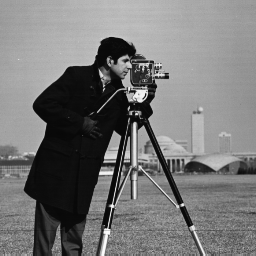
#> input picture images/cameraman.tif, 256 x 256 px
$ jupyter execute lab_03.ipynb
#> lines starting #> are read from the running program, lines starting #| are printed output that depends on the picture; after the words box and inside, x2 and y2 are one past the last pixel; in counts of white or black regions, pixels touching at a corner belong together
# Práctica 3. Operaciones sobre imágenes en escala de gris

<div class="alert alert-block alert-success">
<b>Resumen:</b> Esta práctica presenta un código que realiza operaciones básicas sobre una imagen en escala de grises utilizando Python y OpenCV. Incluye la lectura y visualización de una imagen de prueba, la creación de una copia, la manipulación de píxeles para dibujar líneas horizontales y verticales, la modificación de subregiones específicas de la imagen, y su segmentación en función de umbrales unilaterales y bilaterales.
</div>

[cell 1]
import cv2
import numpy as np
import math
from matplotlib import pyplot as plt

## 1. Imágenes en escala de grises

Lectura de la imagen

[cell 2]
im_gray = cv2.imread('./images/cameraman.tif', cv2.IMREAD_UNCHANGED)
#> im_gray is the input picture: shape (256, 256); min 7, max 253, mean 118.7

Atributos de la imagen

[cell 3]
print(f'Forma de la imagen: {im_gray.shape}')
#| Forma de la imagen: (256, 256)
print(f'Tipo de datos: {im_gray.dtype}')
#| Tipo de datos: uint8

Visualización de la imagen

[cell 4]
plt.imshow(im_gray, cmap='hot')
plt.title('Imagen Original')
plt.axis('off')
plt.show()

## 2. Operaciones
### 2.1 Copia de la imagen

[cell 5]
im_gray_2 = im_gray.copy()

### 2.2 Operador :
#### 2.2.1 Dibujo de una línea horizontal

Dado que la imagen es tipo UINT8 los valores de los píxeles varían entre [0, 255]

[cell 6]
im_gray_2[100, :] = 0

# Any line with 2 points

[x1,y1] = [50,50]
[x2,y2] = [55,100]


m = (y2-y1)/(x2-x1)
b = y1-m*x1

x_dim = im_gray_2.shape[0]
#> x_dim = 256
x_indexes = np.linspace(0, x_dim -1, num=x_dim, dtype=int)  # Alternative method
#> x_indexes = 256 values from 0 to 255


y_dim = im_gray_2.shape[1]
#> y_dim = 256
y_indexes = np.linspace(0, y_dim -1, num=y_dim, dtype=int)  # Alternative method
#> y_indexes = 256 values from 0 to 255

x_points = x_indexes[ x1:x2]
#> x_points = [50, 51, 52, 53, 54]
y_points =  [ int(x) for x in np.floor(x_points*m+b)]
#> y_points = [50, 60, 70, 80, 90]


idx = 0
for x in x_points:
   im_gray_2[x,y_points[idx]] = 255
   idx = idx + 1
#> im_gray_2: shape (256, 256); min 0, max 255, mean 118.3

[cell 7]
plt.imshow(im_gray_2, cmap='gray')
plt.title('Línea Horizontal')
#plt.axis('off')
plt.show()

[cell 8]
#### 2.2.2 Dibujo de una línea vertical

[cell 9]
im_gray_2[:, 100] = 0

[cell 10]
plt.imshow(im_gray_2, cmap='gray')
plt.title('Línea Vertical')
plt.axis('off')
plt.show()

### 2.3 Operador a:b

[cell 11]
im_gray_2[80:120, 10:150] = 200
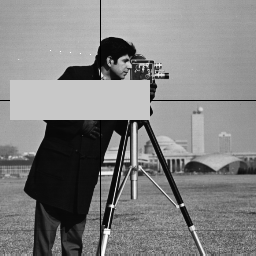
#> im_gray_2: shape (256, 256); min 0, max 255, mean 129.8

[cell 12]
plt.imshow(im_gray_2, cmap='gray')
plt.title('Operador a:b')
plt.axis('on')
plt.show()

### 2.4 Segmentación
#### 2.4.1 Uni-lateral

[cell 13]
im_bw_s1 = im_gray > 20
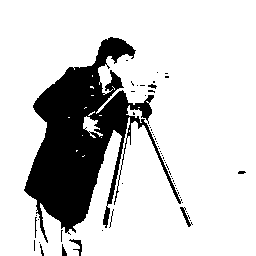
#> im_bw_s1: shape (256, 256) bool; 81.1% white; 60 black regions (52 under 20 px), largest, box (x1, y1, x2, y2) and area: (24, 37, 182, 243) 11983, (180, 207, 193, 227) 75, (69, 239, 82, 256) 73

[cell 14]
plt.imshow(im_bw_s1, cmap='gray')
plt.title('Segmentación Uni-lateral (im_gray > 20)')
plt.axis('off')
plt.show()

# propiedades de im_bw_s1
print(f'\nForma de la imagen: {im_bw_s1.shape}')
#| Forma de la imagen: (256, 256)
print(f'Tipo de datos: {im_bw_s1.dtype}')
#| Tipo de datos: bool

[cell 15]
im_bw_s2 = np.logical_not(im_bw_s1)

[cell 16]
plt.imshow(im_bw_s2, cmap='gray')
plt.title('Segmentación Uni-lateral (invertida)')
plt.axis('off')
plt.show()

#### 2.4.2 Bi-lateral

[cell 17]
im_bw_s3 = (im_gray > 10) & (im_gray < 50)
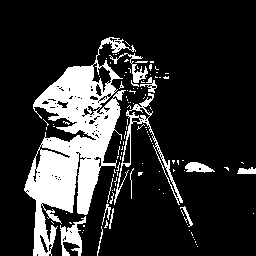
#> im_bw_s3: shape (256, 256) bool; 18.1% white; 117 white regions (102 under 20 px), largest, box (x1, y1, x2, y2) and area: (24, 37, 136, 256) 9237, (114, 93, 183, 205) 824, (60, 216, 86, 256) 464

$ run again, with images/0009.tif copied over images/cameraman.tif
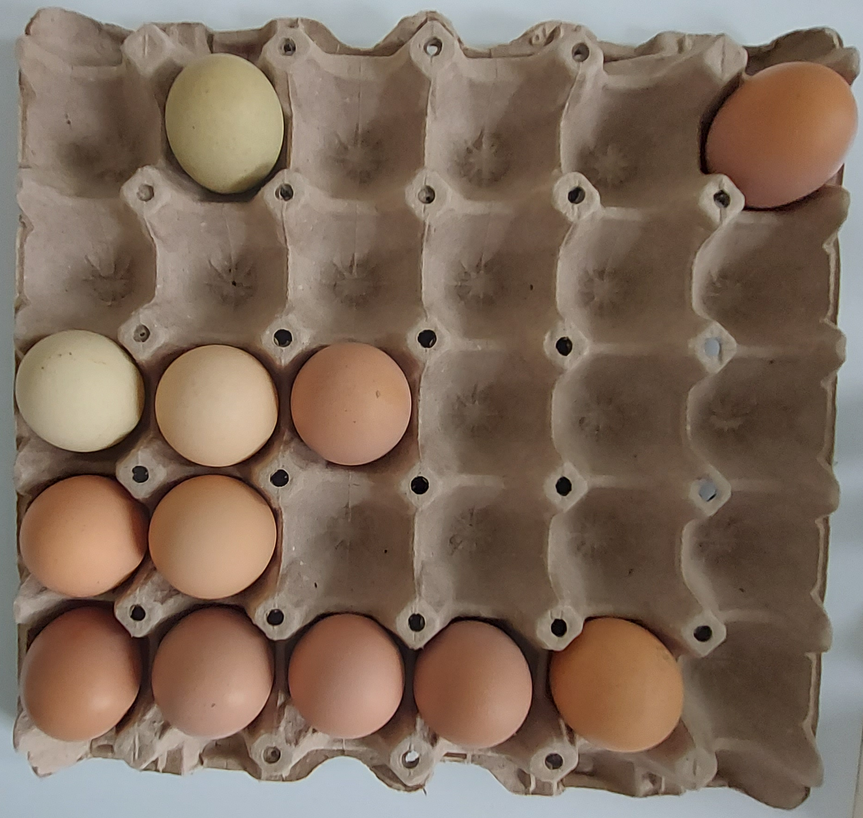
#> input picture images/0009.tif, 863 x 818 px, shrunk from 1857 x 1761 before the run
#> im_gray is the input picture: shape (818, 863, 3); mean B, G, R 93.1, 108, 127.3
#| Forma de la imagen: (818, 863, 3)
#| Tipo de datos: uint8
#> `im_bw_s1 = im_gray > 20`:
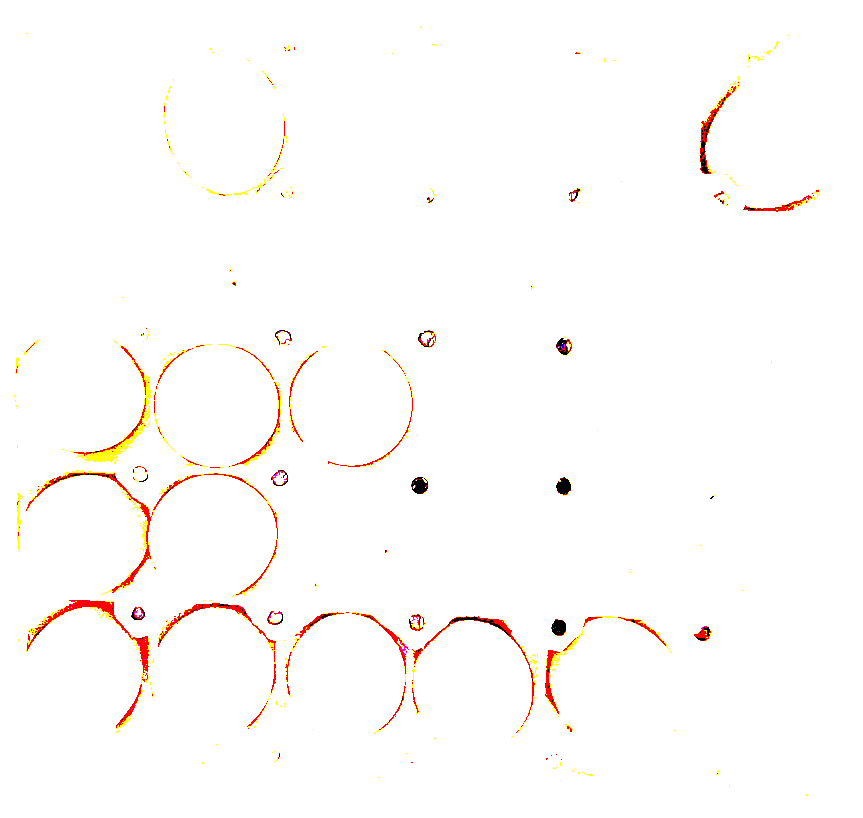
#> im_bw_s1: shape (818, 863, 3) bool; mean B, G, R 0.982, 0.988, 0.998
#| Forma de la imagen: (818, 863, 3)
#| Tipo de datos: bool
#> `im_bw_s3 = (im_gray > 10) & (im_gray < 50)`:
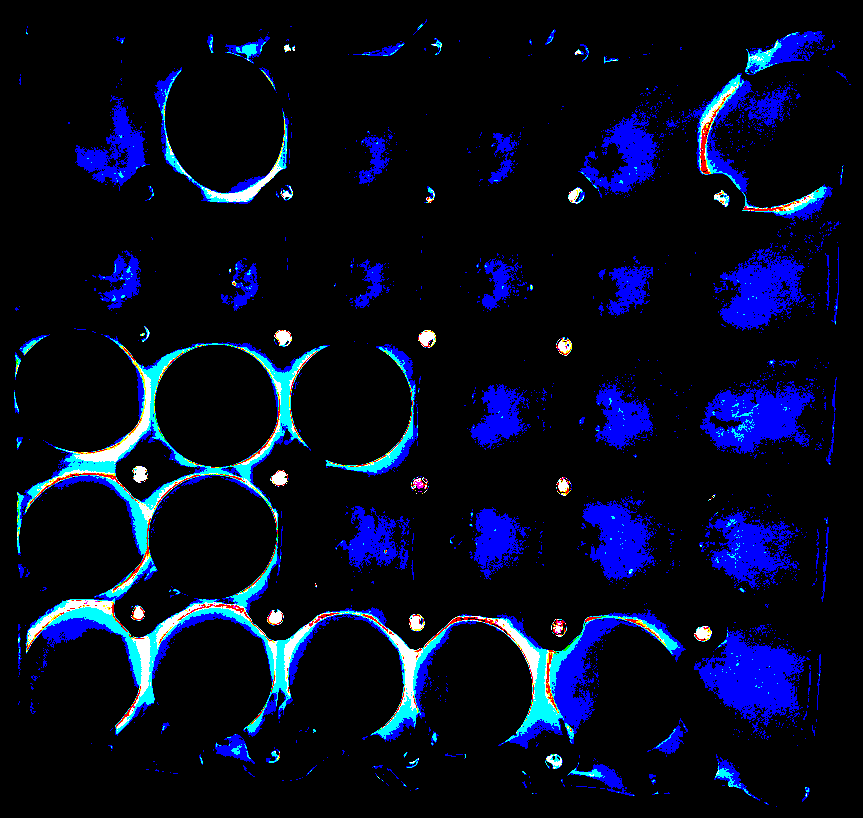
#> im_bw_s3: shape (818, 863, 3) bool; mean B, G, R 0.132, 0.0422, 0.0201
